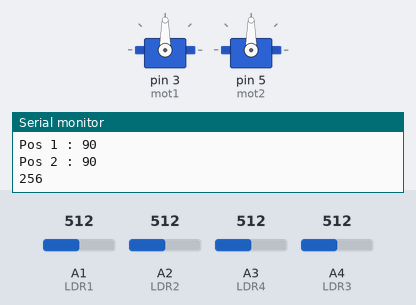
Simulated run of this sketch. Board: Arduino Uno, built with avr-gcc and run on an emulated ATmega328P. Parts: 2 × servo, the last lines printed to the serial monitor. Inputs (shaded band) come from the test bench; at power-on: A2 (LDR2) = 512, A4 (LDR3) = 512, A1 (LDR1) = 512, A3 (LDR4) = 512.

Above: at 1.2 s.
1.3 s: A2 (LDR2) set to 560
2.8 s: A2 (LDR2) set to 581
At 3.38 s:
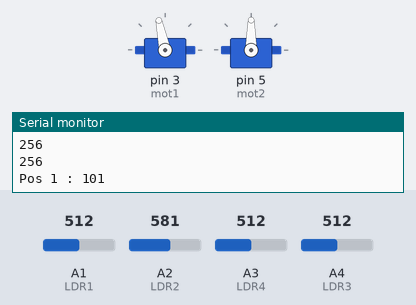
5.8 s: A4 (LDR3) set to 501
At 5.97 s:
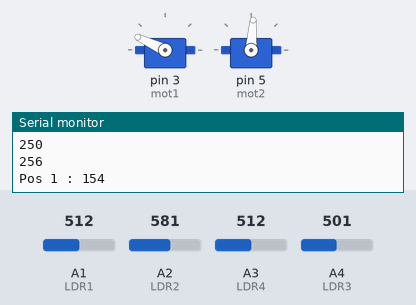
8.8 s: A1 (LDR1) set to 530
At 10.0 s:
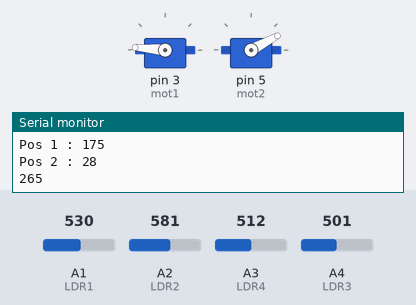
10.3 s: A1 (LDR1) set to 306
At 12.3 s:
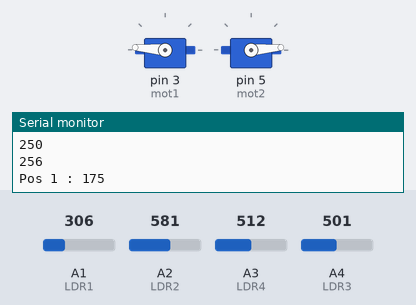
13.3 s: A2 (LDR2) set to 165
At 14.06 s:
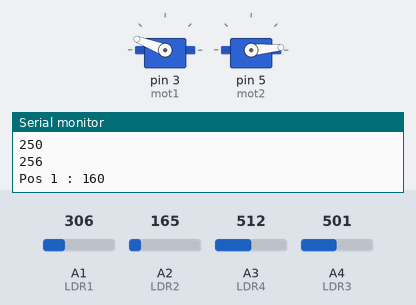
Timing chart, 0 to 19.3 s (numbered marks = the images above; inputs shaded):
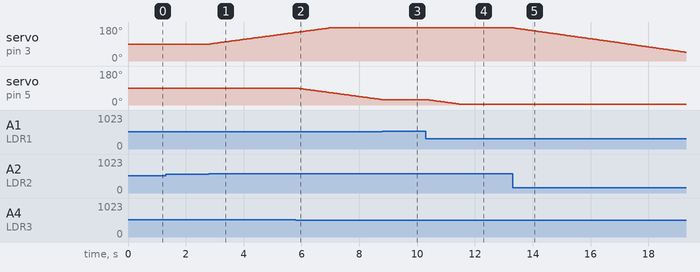

Measured:
- the behaviour switches between 569 and 570 on A2 (LDR2) (found by bisection; images 0 and 1)
- the behaviour switches between 512 and 511 on A4 (LDR3) (found by bisection; images 1 and 2)
- the behaviour switches between 523 and 524 on A1 (LDR1) (found by bisection; images 2 and 3)
- after the input at 2.8 s, servo on pin 3 (mot1): moves from 90° to 151° over 2.9 s, starting after 0.05 s
- after the input at 5.8 s, servo on pin 5 (mot2): moves from 90° to 29° over 2.9 s, starting at once
- after the input at 8.8 s, servo on pin 5 (mot2): goes on until 8.8 s, then stays 28°
- after the input at 10.3 s, servo on pin 5 (mot2): moves from 28° to 5° over 1.1 s, starting after 0.07 s
- after the input at 13.3 s, servo on pin 3 (mot1): moves from 175° to 46° over 5.9 s, starting after 0.05 s

The sketch:

Heliotrope_System.ino
```cpp
#include <Servo.h>

// Blue   -> pins 1,2 (Analogue)
// Brown  -> pins 3,4 (Analogue)
// 5V
// servos:-> Servo holding LDR's -> 3
//        -> Other servo -> 5

Servo mot1;
Servo mot2;

int LDR1 = 1;
int LDR2 = 2;
int LDR3 = 4;
int LDR4 = 3;

int val1=0 ;
int val2=0 ;
int val3=0 ;
int val4=0 ;

int pos1 =90;
int pos2 =90;

int n=2;
int delayNum=25;
double e=0.1;

int AverageValList[]={0,0,0,0};

void setup() {
  mot1.attach(3);
  mot2.attach(5);
  Serial.begin(9600);
  mot1.write(pos1);
  mot2.write(pos2);


}

void loop() {

  Average(n);
  val1=AverageValList[0];
  val2=AverageValList[1];
  val3=AverageValList[2];
  val4=AverageValList[3];

  if (val1 > val2 && pos1>5 ) {
    if (!(abs(((double)(val1-val2)/val2)) < e)){
      pos1 = pos1 - 1;
    }
  }
  if (val1 < val2 && pos1<175) {
    if (!(abs(((double)(val1-val2)/val2)) < e)){
      pos1 = pos1 + 1;
    }
  }

  if (val3 < val4 && pos2>5) {
    if (!(abs(((double)(val1-val2)/val2)) < e)){
      pos2 = pos2 - 1;
    }
  }
  if (val3 > val4 && pos2<175) {
    if (!(abs(((double)(val1-val2)/val2)) < e)){
      pos2 = pos2 + 1;
    }
  }


  Serial.println(val1);
  Serial.println(val2);
  Serial.println(val3);
  Serial.println(val4);

  Serial.print("Pos 1 : ");
  Serial.println(pos1);
  Serial.print("Pos 2 : ");
  Serial.println(pos2);

  mot1.write(pos1);
  mot2.write(pos2);
  Serial.println("");
  delay(delayNum);

}

int Average(int n){
  val1=0;
  val2=0;
  val3=0;
  val4=0;

  for(int i=1; i<n ;i++){
    val1=val1+analogRead(LDR1);
    val2=val2+analogRead(LDR2);
    val3=val3+analogRead(LDR3);
    val4=val4+analogRead(LDR4);
  }
  AverageValList[0]=val1/n;
  AverageValList[1]=val2/n;
  AverageValList[2]=val3/n;
  AverageValList[3]=val4/n;
}
```
